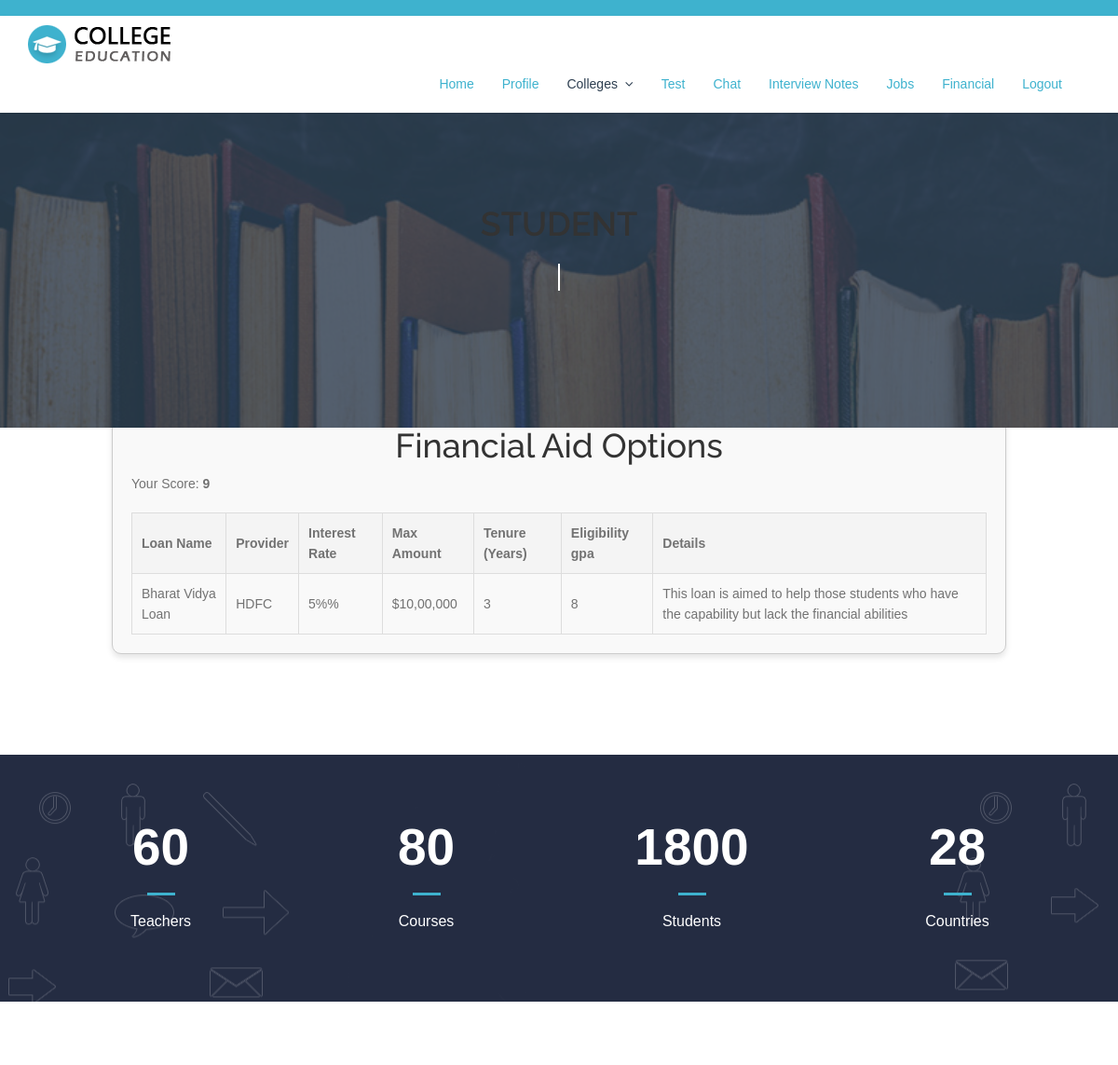
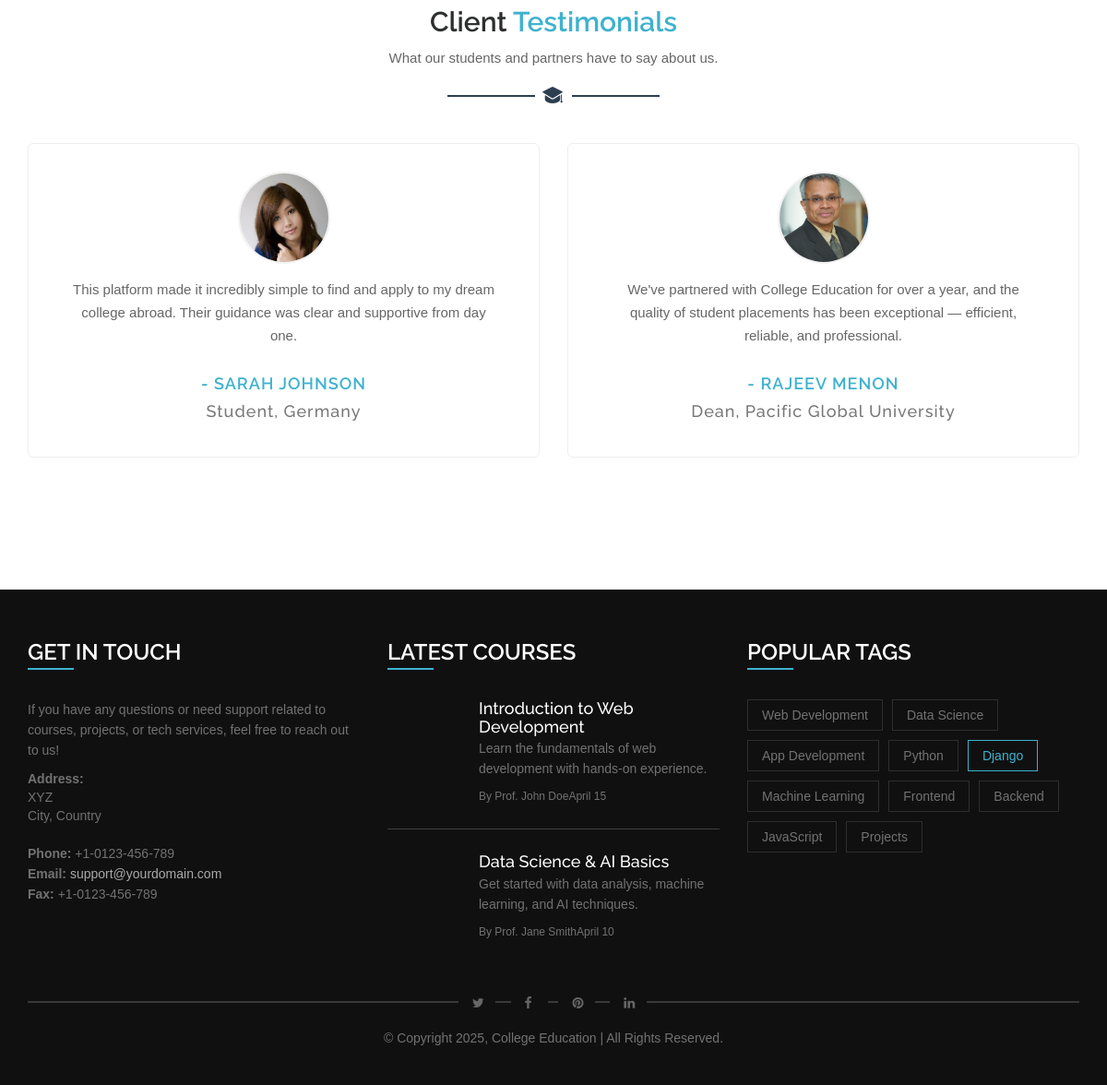
Page /financial_aid (signed in) on the committed database (2 pictures, top to bottom).
### myapp/models.py (models this page shows)
class Loan(models.Model):
    fin=models.ForeignKey(Financer,on_delete=models.CASCADE)
    college = models.ForeignKey(College, on_delete=models.CASCADE,null=True)
    course = models.ForeignKey(Course, on_delete=models.CASCADE, null=True, blank=True)
    name = models.CharField(max_length=100,null=True)
    provider = models.CharField(max_length=100,null=True)
    interest_rate = models.CharField(max_length=100,null=True)
    max_amount = models.CharField(max_length=100,null=True)
    tenure_years = models.CharField(max_length=100,null=True)
    eligibile_gpa = models.CharField(max_length=100,null=True)
    details = models.CharField(max_length=100,null=True)

### myapp/views.py (the view)
# urls.py: path('financial_aid',views.financial_aid),
def financial_aid(request):
    student_id = request.session.get('Uid')
    if not student_id:
        messages.error(request, "You need to log in first.")
        return redirect('/login')
    student = Student.objects.filter(user=student_id).first()
    if not student:
        messages.error(request, "Student record not found.")
        return redirect('/userhome')
    total_score = Answer.objects.filter(std=student).aggregate(
        total_sum=Coalesce(Sum('one'), 0)
    )['total_sum']
    if total_score == 0:
        messages.error(request, "Please attend the test to view financial aid options.")
        return redirect('/test')
    eligible_loans = Loan.objects.filter(eligibile_gpa__lte=total_score).distinct()
    return render(request, 'student/financial_aid.html', {
        'loans': eligible_loans,
        'score': total_score,
    })

### templates/student/financial_aid.html (shortened to what this page needs)
{% extends 'student/common.html' %}
{% block content %}
<!DOCTYPE html>
<html>
<head>
</head>
<body>
    <div class="financial-aid-container">
        <h1>Financial Aid Options</h1>
        <p>Your Score: <strong>{{ score }}</strong></p>
        {% if loans %}
            <table>
                <thead>
                    <tr>
                        <th>Loan Name</th>
                        <th>Provider</th>
                        <th>Interest Rate</th>
                        <th>Max Amount</th>
                        <th>Tenure (Years)</th>
                        <th>Eligibility gpa</th>
                        <th>Details</th>
                    </tr>
                </thead>
                <tbody>
                    {% for loan in loans %}
                        <tr>
                            <td>{{ loan.name }}</td>
                            <td>{{ loan.provider }}</td>
                            <td>{{ loan.interest_rate }}%</td>
                            <td>${{ loan.max_amount }}</td>
                            <td>{{ loan.tenure_years }}</td>
                            <td>{{ loan.eligibile_gpa }}</td>
                            <td>{{ loan.details }}</td>
                        </tr>
                    {% endfor %}
                </tbody>
            </table>
        {% else %}
            <p class="no-options">No financial aid options available for your score.</p>
        {% endif %}
    </div>
</body>
</html>
{% endblock %}

### static/css/style.css (style rules this page uses)
* { margin: 0; padding: 0; }
body { font-family: 'Open Sans', sans-serif; font-size: 14px; line-height: 1.57143; font-weight: 400; color: #727272; }
h1, h2, h3, h4, h5, h6 { font-family: 'Raleway', sans-serif; margin-top: 0; }
body { font-family: Arial; }
* { box-sizing: border-box; }

### templates/student/financial_aid.html (style rules this page uses)
body { font-family: Arial, sans-serif; }
.financial-aid-container { width: 80%; margin: 20px auto; border: 1px solid #ccc; border-radius: 10px; background-color: #f9f9f9; padding: 20px; box-shadow: 0 4px 6px rgba(0, 0, 0, 0.1); }
h1, h2 { text-align: center; color: #333; }
table { width: 100%; border-collapse: collapse; margin-top: 20px; }
table, th, td { border: 1px solid #ddd; }
th, td { padding: 10px; text-align: left; }
th { background-color: #f4f4f4; font-weight: bold; }
tbody tr:nth-child(odd) { background-color: #f9f9f9; }

### rows in the picture
Loan: name "Bharat Vidya Loan", provider "HDFC", interest_rate "5%", max_amount "10,00,000", tenure_years "3", eligibile_gpa "8", details "This loan is aimed to help those students who have the capability but lack the financial abilities"

### other values in the picture
{{ score }} "9"
